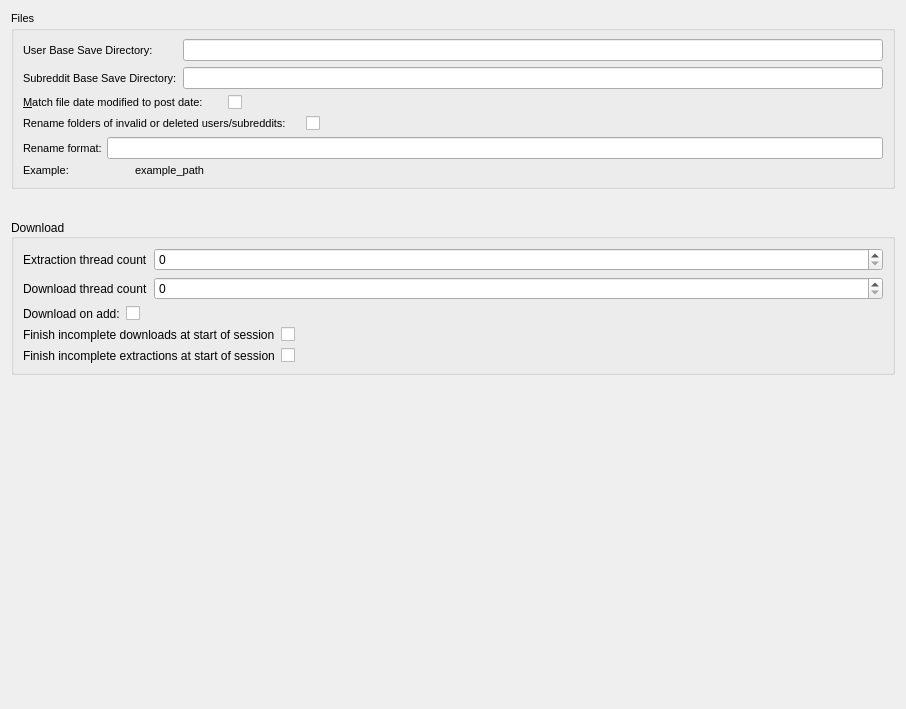
<?xml version="1.0" encoding="UTF-8"?>
<ui version="4.0">
 <class>CoreSettingsWidget</class>
 <widget class="QWidget" name="CoreSettingsWidget">
  <property name="geometry">
   <rect>
    <x>0</x>
    <y>0</y>
    <width>906</width>
    <height>709</height>
   </rect>
  </property>
  <property name="windowTitle">
   <string>Core Settings</string>
  </property>
  <layout class="QVBoxLayout" name="verticalLayout_4">
   <property name="spacing">
    <number>30</number>
   </property>
   <item>
    <widget class="QGroupBox" name="file_group_box">
     <property name="font">
      <font>
       <pointsize>8</pointsize>
       <weight>50</weight>
       <bold>false</bold>
      </font>
     </property>
     <property name="title">
      <string>Files</string>
     </property>
     <property name="flat">
      <bool>false</bool>
     </property>
     <property name="checkable">
      <bool>false</bool>
     </property>
     <layout class="QVBoxLayout" name="verticalLayout_2">
      <item>
       <layout class="QFormLayout" name="formLayout">
        <item row="0" column="0">
         <widget class="QLabel" name="label">
          <property name="font">
           <font>
            <pointsize>8</pointsize>
            <weight>50</weight>
            <bold>false</bold>
           </font>
          </property>
          <property name="text">
           <string>User Base Save Directory:</string>
          </property>
         </widget>
        </item>
        <item row="0" column="1">
         <widget class="QLineEdit" name="user_save_dir_line_edit">
          <property name="font">
           <font>
            <pointsize>8</pointsize>
            <weight>50</weight>
            <bold>false</bold>
           </font>
          </property>
         </widget>
        </item>
        <item row="1" column="0">
         <widget class="QLabel" name="label_2">
          <property name="font">
           <font>
            <pointsize>8</pointsize>
            <weight>50</weight>
            <bold>false</bold>
           </font>
          </property>
          <property name="text">
           <string>Subreddit Base Save Directory:</string>
          </property>
         </widget>
        </item>
        <item row="1" column="1">
         <widget class="QLineEdit" name="subreddit_save_dir_line_edit">
          <property name="font">
           <font>
            <pointsize>8</pointsize>
            <weight>50</weight>
            <bold>false</bold>
           </font>
          </property>
         </widget>
        </item>
       </layout>
      </item>
      <item>
       <layout class="QHBoxLayout" name="horizontalLayout">
        <property name="spacing">
         <number>25</number>
        </property>
        <item>
         <widget class="QLabel" name="label_3">
          <property name="text">
           <string>&amp;Match file date modified to post date:</string>
          </property>
          <property name="buddy">
           <cstring>match_date_modified_checkbox</cstring>
          </property>
         </widget>
        </item>
        <item>
         <widget class="QCheckBox" name="match_date_modified_checkbox">
          <property name="sizePolicy">
           <sizepolicy hsizetype="Expanding" vsizetype="Fixed">
            <horstretch>0</horstretch>
            <verstretch>0</verstretch>
           </sizepolicy>
          </property>
          <property name="font">
           <font>
            <pointsize>8</pointsize>
           </font>
          </property>
          <property name="layoutDirection">
           <enum>Qt::LeftToRight</enum>
          </property>
          <property name="text">
           <string/>
          </property>
         </widget>
        </item>
       </layout>
      </item>
      <item>
       <layout class="QHBoxLayout" name="horizontalLayout_2">
        <property name="spacing">
         <number>20</number>
        </property>
        <item>
         <widget class="QLabel" name="label_4">
          <property name="text">
           <string>Rename folders of invalid or deleted users/subreddits:</string>
          </property>
          <property name="buddy">
           <cstring>rename_invalid_download_folders_checkbox</cstring>
          </property>
         </widget>
        </item>
        <item>
         <widget class="QCheckBox" name="rename_invalid_download_folders_checkbox">
          <property name="sizePolicy">
           <sizepolicy hsizetype="Expanding" vsizetype="Fixed">
            <horstretch>0</horstretch>
            <verstretch>0</verstretch>
           </sizepolicy>
          </property>
          <property name="text">
           <string/>
          </property>
         </widget>
        </item>
       </layout>
      </item>
      <item>
       <layout class="QVBoxLayout" name="verticalLayout">
        <property name="spacing">
         <number>5</number>
        </property>
        <item>
         <layout class="QHBoxLayout" name="horizontalLayout_3">
          <item>
           <widget class="QLabel" name="label_5">
            <property name="text">
             <string>Rename format:</string>
            </property>
           </widget>
          </item>
          <item>
           <widget class="QLineEdit" name="invalid_rename_format_line_edit"/>
          </item>
         </layout>
        </item>
        <item>
         <layout class="QHBoxLayout" name="horizontalLayout_4">
          <property name="spacing">
           <number>66</number>
          </property>
          <item>
           <widget class="QLabel" name="label_8">
            <property name="text">
             <string>Example:</string>
            </property>
           </widget>
          </item>
          <item>
           <widget class="QLabel" name="invalid_format_example_label">
            <property name="sizePolicy">
             <sizepolicy hsizetype="Expanding" vsizetype="Preferred">
              <horstretch>0</horstretch>
              <verstretch>0</verstretch>
             </sizepolicy>
            </property>
            <property name="text">
             <string>example_path</string>
            </property>
            <property name="indent">
             <number>0</number>
            </property>
           </widget>
          </item>
         </layout>
        </item>
       </layout>
      </item>
     </layout>
    </widget>
   </item>
   <item>
    <widget class="QGroupBox" name="download_group_box">
     <property name="title">
      <string>Download</string>
     </property>
     <property name="alignment">
      <set>Qt::AlignLeading|Qt::AlignLeft|Qt::AlignVCenter</set>
     </property>
     <property name="flat">
      <bool>false</bool>
     </property>
     <layout class="QVBoxLayout" name="verticalLayout_3">
      <item>
       <layout class="QFormLayout" name="formLayout_3">
        <item row="0" column="0">
         <widget class="QLabel" name="label_6">
          <property name="text">
           <string>Extraction thread count</string>
          </property>
         </widget>
        </item>
        <item row="0" column="1">
         <widget class="QSpinBox" name="extraction_thread_count_spinbox"/>
        </item>
        <item row="1" column="0">
         <widget class="QLabel" name="label_7">
          <property name="text">
           <string>Download thread count</string>
          </property>
         </widget>
        </item>
        <item row="1" column="1">
         <widget class="QSpinBox" name="download_thread_count_spinbox"/>
        </item>
       </layout>
      </item>
      <item>
       <layout class="QHBoxLayout" name="horizontalLayout_5">
        <item>
         <widget class="QLabel" name="label_9">
          <property name="toolTip">
           <string>When checked, users or subreddits will be downloaded immediately upon being added</string>
          </property>
          <property name="whatsThis">
           <string>When checked, users or subreddits will be downloaded immediately upon being added</string>
          </property>
          <property name="text">
           <string>Download on add:</string>
          </property>
          <property name="buddy">
           <cstring>download_on_add_checkbox</cstring>
          </property>
         </widget>
        </item>
        <item>
         <widget class="QCheckBox" name="download_on_add_checkbox">
          <property name="sizePolicy">
           <sizepolicy hsizetype="Expanding" vsizetype="Fixed">
            <horstretch>0</horstretch>
            <verstretch>0</verstretch>
           </sizepolicy>
          </property>
          <property name="toolTip">
           <string>When checked, users or subreddits will be downloaded immediately upon being added</string>
          </property>
          <property name="whatsThis">
           <string>When checked, users or subreddits will be downloaded immediately upon being added</string>
          </property>
          <property name="text">
           <string/>
          </property>
         </widget>
        </item>
       </layout>
      </item>
      <item>
       <layout class="QFormLayout" name="formLayout_2">
        <item row="0" column="0">
         <widget class="QLabel" name="label_10">
          <property name="text">
           <string>Finish incomplete downloads at start of session</string>
          </property>
          <property name="buddy">
           <cstring>finish_incomplete_extractions_checkbox</cstring>
          </property>
         </widget>
        </item>
        <item row="0" column="1">
         <widget class="QCheckBox" name="finish_incomplete_extractions_checkbox">
          <property name="text">
           <string/>
          </property>
         </widget>
        </item>
        <item row="1" column="1">
         <widget class="QCheckBox" name="finish_incomplete_downloads_checkbox">
          <property name="text">
           <string/>
          </property>
         </widget>
        </item>
        <item row="1" column="0">
         <widget class="QLabel" name="label_11">
          <property name="text">
           <string>Finish incomplete extractions at start of session</string>
          </property>
          <property name="buddy">
           <cstring>finish_incomplete_downloads_checkbox</cstring>
          </property>
         </widget>
        </item>
       </layout>
      </item>
     </layout>
    </widget>
   </item>
   <item>
    <spacer name="verticalSpacer">
     <property name="orientation">
      <enum>Qt::Vertical</enum>
     </property>
     <property name="sizeHint" stdset="0">
      <size>
       <width>20</width>
       <height>40</height>
      </size>
     </property>
    </spacer>
   </item>
  </layout>
 </widget>
 <resources/>
 <connections/>
</ui>
